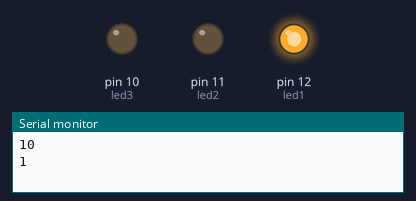
Recording of a sketch running on a simulated Arduino Uno, built with avr-gcc and run on an emulated ATmega328P. Parts: output pins drawn as LEDs (lit = HIGH), the last lines printed to the serial monitor. Random numbers use the default seed unless the sketch sets one.

Above: at 0.1 s.
At 12.1 s:
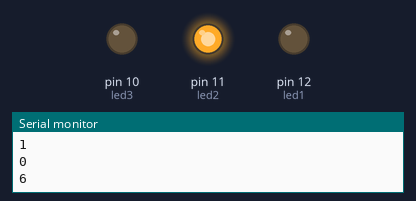
At 36.1 s:
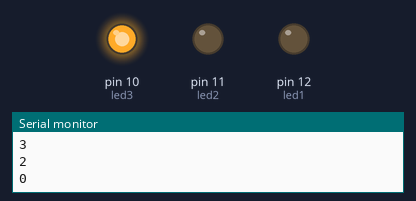
Timing chart, 0 to 37.6 s (numbered marks = the images above):
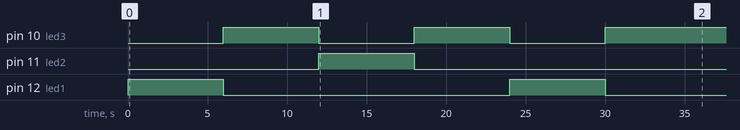

Measured:
- by itself, pin 10 (led3): alternates HIGH for 6.0 s and LOW for 6.0 s, 5 changes in all, then stays HIGH
- by itself, pin 11 (led2): LOW → HIGH at 12.0 s, → LOW 6.0 s later
- by itself, pin 12 (led1): alternates HIGH for 6.0 s and LOW for 18.0 s

The sketch:

ej2.ino
```cpp
#define led1 12
#define led2 11
#define led3 10

int tiempo = 6;

void setup() {
  // put your setup code here, to run once:
  Serial.begin(9600);
  pinMode(led1, OUTPUT);
  pinMode(led2, OUTPUT);
  pinMode(led3, OUTPUT);
}

void loop() {
  int numero_aleatorio = random(0,11);
  Serial.println(numero_aleatorio);

  if (numero_aleatorio == 1 || numero_aleatorio == 3 || numero_aleatorio == 7)
    prender_y_esperar(led1, tiempo);
  else if (numero_aleatorio == 0 || numero_aleatorio == 2 || numero_aleatorio == 8)
    prender_y_esperar(led3, tiempo);
  else if (numero_aleatorio == 4 || numero_aleatorio == 5 || numero_aleatorio == 9 || numero_aleatorio == 6)
    prender_y_esperar(led2, tiempo);

}

void prender_y_esperar(int led, int segundos) {
    digitalWrite(led, HIGH);
    delay(1000 * segundos);
    digitalWrite(led, LOW);
}
```
